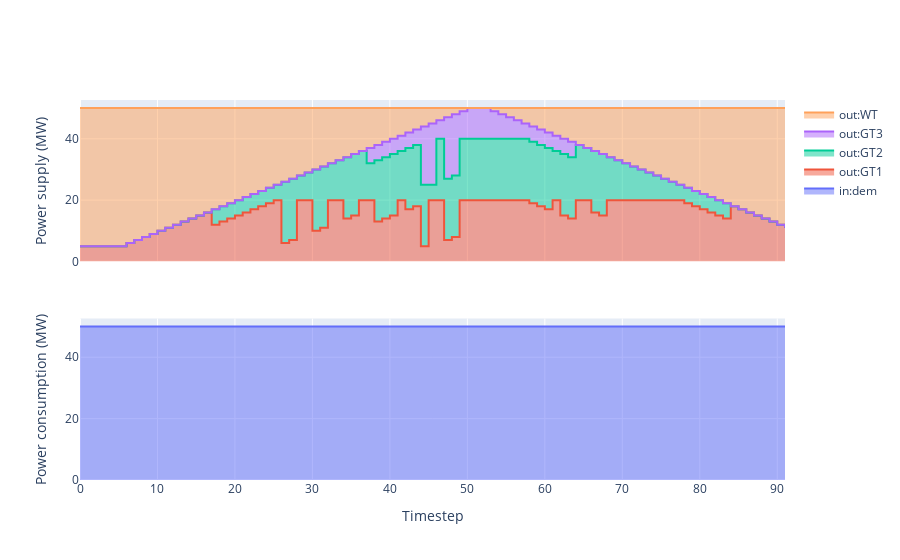

Source (notebook cell):
### Code cell
fig=plots.plot_SumPowerMix(mc,carrier="el")

### Figure 1 — Plotly figure (JSON) as saved in the notebook; plotly's stock layout.template omitted (floating-point values rounded to 4 significant figures)
{"data": [{"legendgroup": "dem", "line": {"shape": "hv"}, "name": "in:dem", "stackgroup": "in", "type": "scatter", "xaxis": "x2", "y": [50, 50, 50, 50, 50, 50, 50, 50, 50, 50, 50, 50, 50, 50, 50, 50, 50, 50, 50, 50, 50, 50, 50, 50, 50, 50, 50, 50, 50, 50, 50, 50, 50, 50, 50, 50, 50, 50, 50, 50, 50, 50, 50, 50, 50, 50, 50, 50, 50, 50, 50, 50, 50, 50, 50, 50, 50, 50, 50, 50, 50, 50, 50, 50, 50, 50, 50, 50, 50, 50, 50, 50, 50, 50, 50, 50, 50, 50, 50, 50, 50, 50, 50, 50, 50, 50, 50, 50, 50, 50, 50, 50], "yaxis": "y2"}, {"legendgroup": "GT1", "line": {"shape": "hv"}, "name": "out:GT1", "stackgroup": "out", "type": "scatter", "xaxis": "x", "y": [5, 5, 5, 5, 5, 5, 6, 7, 8, 9, 10, 11, 12, 13, 14, 15, 16, 12, 13, 14, 15, 16, 17, 18, 19, 20, 6, 7, 20, 20, 10, 11, 20, 20, 14, 15, 20, 20, 13, 14, 15, 20, 17, 18, 5, 20, 20, 7, 8, 20, 20, 20, 20, 20, 20, 20, 20, 20, 19, 18, 17, 20, 15, 14, 20, 20, 16, 15, 20, 20, 20, 20, 20, 20, 20, 20, 20, 20, 19, 18, 17, 16, 15, 14, 18, 17, 16, 15, 14, 13, 12, 11], "yaxis": "y"}, {"legendgroup": "GT2", "line": {"shape": "hv"}, "name": "out:GT2", "stackgroup": "out", "type": "scatter", "xaxis": "x", "y": [0, 0, 0, 0, 0, 0, 0, 0, 0, 0, 0, 0, 0, 0, 0, 0, 0, 5, 5, 5, 5, 5, 5, 5, 5, 5, 20, 20, 8, 9, 20, 20, 12, 13, 20, 20, 16, 12, 20, 20, 20, 16, 20, 20, 20, 5, 20, 20, 20, 20, 20, 20, 20, 20, 20, 20, 20, 20, 20, 20, 20, 16, 20, 20, 18, 17, 20, 20, 14, 13, 12, 11, 10, 9, 8, 7, 6, 5, 5, 5, 5, 5, 5, 5, 0, 0, 0, 0, 0, 0, 0, 0], "yaxis": "y"}, {"legendgroup": "GT3", "line": {"shape": "hv"}, "name": "out:GT3", "stackgroup": "out", "type": "scatter", "xaxis": "x", "y": [0, 0, 0, 0, 0, 0, 0, 0, 0, 0, 0, 0, 0, 0, 0, 0, 0, 0, 0, 0, 0, 0, 0, 0, 0, 0, 0, 0, 0, 0, 0, 0, 0, 0, 0, 0, 0, 5, 5, 5, 5, 5, 5, 5, 19, 20, 6, 20, 20, 9, 10, 10, 10, 9, 8, 7, 6, 5, 5, 5, 5, 5, 5, 5, 0, 0, 0, 0, 0, 0, 0, 0, 0, 0, 0, 0, 0, 0, 0, 0, 0, 0, 0, 0, 0, 0, 0, 0, 0, 0, 0, 0], "yaxis": "y"}, {"legendgroup": "WT", "line": {"shape": "hv"}, "name": "out:WT", "stackgroup": "out", "type": "scatter", "xaxis": "x", "y": [45, 45, 45, 45, 45, 45, 44, 43, 42, 41, 40, 39, 38, 37, 36, 35, 34, 33, 32, 31, 30, 29, 28, 27, 26, 25, 24, 23, 22, 21, 20, 19, 18, 17, 16, 15, 14, 13, 12, 11, 10, 9, 8, 7, 6, 5, 4, 3, 2, 1, 0, 0, 0, 1, 2, 3, 4, 5, 6, 7, 8, 9, 10, 11, 12, 13, 14, 15, 16, 17, 18, 19, 20, 21, 22, 23, 24, 25, 26, 27, 28, 29, 30, 31, 32, 33, 34, 35, 36, 37, 38, 39], "yaxis": "y"}], "layout": {"autosize": true, "legend": {"traceorder": "reversed"}, "xaxis": {"anchor": "y", "autorange": true, "domain": [0, 1], "matches": "x2", "range": [0, 91], "showticklabels": false, "title": {"text": ""}}, "xaxis2": {"anchor": "y2", "autorange": true, "domain": [0, 1], "range": [0, 91], "title": {"text": "Timestep"}}, "yaxis": {"anchor": "x", "autorange": true, "domain": [0.575, 1], "range": [0, 52.63], "title": {"text": "Power supply (MW)"}, "type": "linear"}, "yaxis2": {"anchor": "x2", "autorange": true, "domain": [0, 0.425], "range": [0, 52.63], "title": {"text": "Power consumption (MW)"}, "type": "linear"}}}
